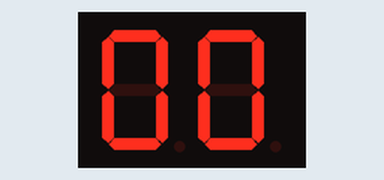
Simulated run of this sketch. Board: Arduino Uno, built with avr-gcc and run on an emulated ATmega328P. Shown: 2-digit seven-segment display. Wiring (inferred from the names in the program): 2-digit 7-segment display, segments lit when LOW: segments pin 2, pin 3, pin 4, pin 5, pin 6, pin 7, pin 8, pin 9; digit selects pin 11, pin 12. The segment pins are drawn as the display they are named for.

Above: at 0.1 s.
At 4.1 s:
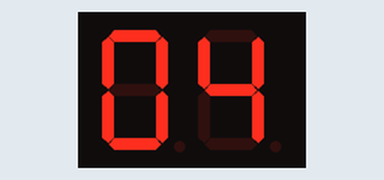
At 9.1 s:
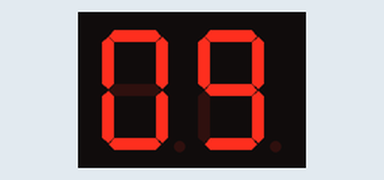
At 18.2 s:
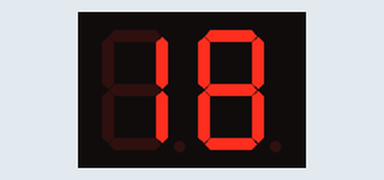
At 28.2 s:
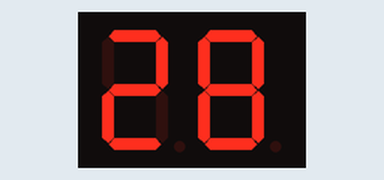
At 38.2 s:
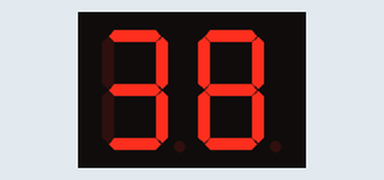

The sketch:

sketch_feb08a.ino
```cpp
#include <LEDDisplay.h>
//a b c d e f g /dp
//B11111100,0
//B01100000,1
//B11011010,2
//B11110010,3
//B01100110,4
//B10110110,5
//B00111111,6
//B11100000,7
//B11111110,8
//B11100110,9

LEDDisplay *led;
int millisecondsPerCount;
int timer;
unsigned long lastUpdate;

void setup()
{
 millisecondsPerCount = 1000;
 int driverPins[] = {11, 12}; //sets the output flagpins
 int Pins[] = {2, 3, 4, 5 ,6 ,7 ,8, 9};
 int decimalPointPin = 9;
 led = new LEDDisplay(2, driverPins, Pins, decimalPointPin);
}

void loop()
{
 unsigned long now = millis();
 if (now - lastUpdate > millisecondsPerCount)
{
 lastUpdate = now;
 timer++;
 if (timer == 100)
{
 timer = 0;
}
}

 int number = timer;
 for(int x = 0; x < 2; x++)
{
 led->displayNumber(number % 10, x);
 delay(2);
 number = number / 10;
}
}
```

Measured:
- what the display in image 0 shows lasts 1.1 s, from 0.0 s to 1.1 s
